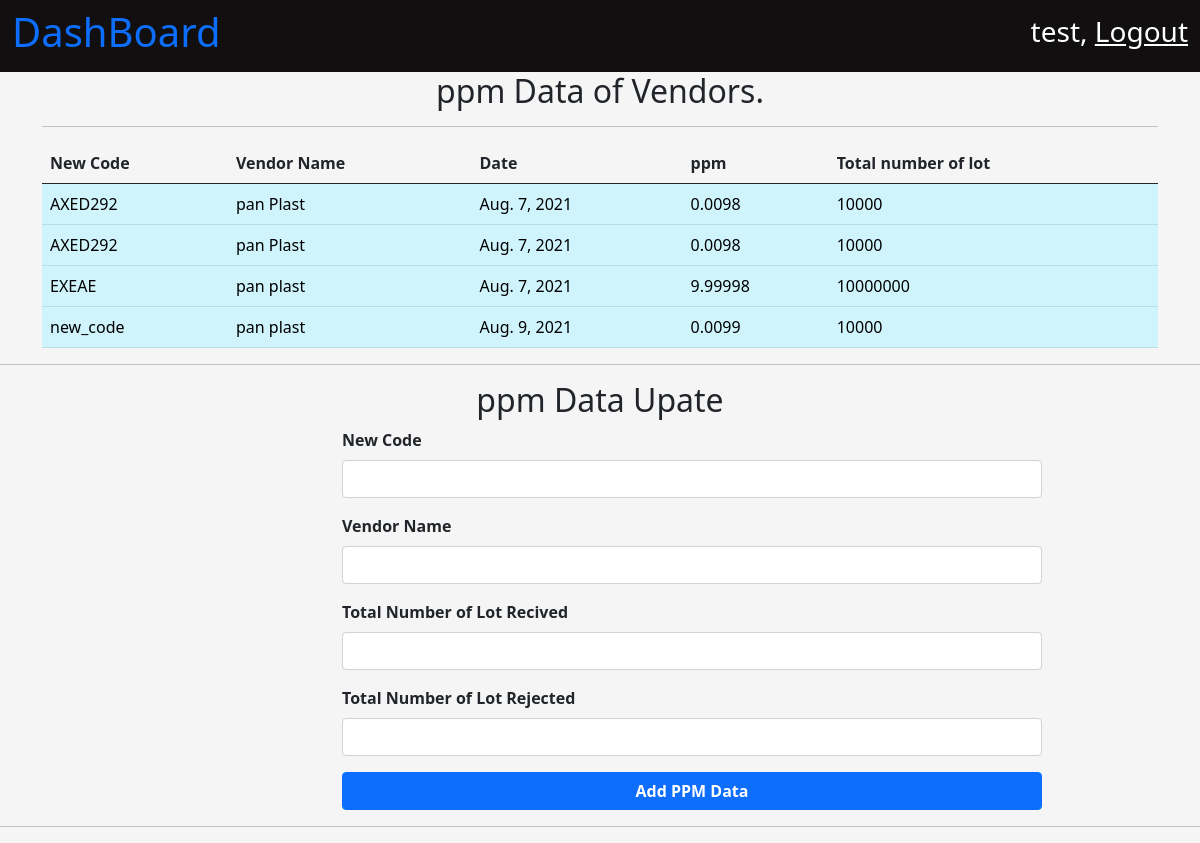
The app's page /quality/ppm (signed in) with its own data.
### MouldQuality/models.py (models this page shows, shortened)
class PPMData(models.Model):
    new_code =  models.CharField(max_length=100)
    vendor_name = models.CharField(max_length=200)
    ppm_data_added = models.DateField(auto_now_add=True)
    total_number_of_lot = models.IntegerField()
    total_number_of_lot_rejected = models.IntegerField()
    def ppm(self):
        number_of_lot_accepted = self.total_number_of_lot - self.total_number_of_lot_rejected
        return number_of_lot_accepted / (10 ** 6)

### MouldQuality/views.py (the view, shortened to what this page needs)
# urls.py: path('ppm', views.ppmDataView, name = "ppmData"),
@login_required
def ppmDataView(request):
    context = {}
    ppm_data = PPMData.objects.all()
    context['ppm_data'] = ppm_data
    if len(ppm_data) == 0:
        context['NO_DATA'] = True
    else:
        context['NO_DATA'] = False
    for ppm in ppm_data:
        print(ppm.ppm_data_added)
    return render(request, 'quality/ppmData.html', context)

### MouldQuality/templates/quality/ppmData.html (shortened to what this page needs)
{% extends 'base.html' %}
{% load static %}
{% block title %}
    <link
        rel="stylesheet"
        href="{% static 'css/dashboard.css' %}" >
{% endblock %}
{% block body_content %}
    <nav
        class="navbar navbar-light dashboard_nav">
        <div class="container-fluid dashboard_nav">
            <p class="h1 dashboard_title">
                <a href="{% url 'homePage' %}" style="text-decoration:None;">
                  DashBoard
                </a>
            </p>
            <div class="user_data">
                <p class="h3">
                    {{ request.user.first_name }},
                    <a href="{% url 'userLogout' %}">
                        Logout
                    </a>
                </p>
            </div>
        </div>
    </nav>
    <div class="container">
        <p class="h2" style="text-align : center">
            ppm Data of Vendors.
        </p>
        <hr />
        {% if NO_DATA %}
            <p class="h3">
                No, Data To Show
            </p>
        {% else %}
            <table class="table">
                <thead>
                    <th class="col">
                        New Code
                    </th>
                    <th class="col">
                        Vendor Name
                    </th>
                    <th class="col">
                        Date
                    </th>
                    <th class="col">
                        ppm
                    </th>
                     <th class="col">
                        Total number of lot
                    </th>
                </thead>
                <tbody>
                    {% for data in ppm_data %}
                        <tr clas="table-info">
                            <td class="table-info">
                                {{ data.new_code }}
                            </td>
                            <td class="table-info">
                                {{ data.vendor_name }}
                            </td>
                            <td class="table-info">
                                {{ data.ppm_data_added }}
                            </td>
                            <td class="table-info">
                                {{ data.ppm }}
                            </td>
                            <td class="table-info">
                                {{ data.total_number_of_lot }}
                            </td>
                        </tr>
                    {% endfor %}
                </tbody>
            </table>
        {% endif %}
    </div>
    <hr />
    <div class="container">
        <p class="h2" style="text-align : center;">
            ppm Data Upate
        </p>
        <form action="{% url 'ppmData' %}" method = "POST" autocomplete="off" style="margin-left : 300px;width : 700px;">
            <div
                class="mb-3">
                <label
                    for="exampleInputEmail1"
                    class="form-label">
                    <b>
                    New Code
                    </b>
                </label>
                <input
                type="text"
                name = "newCode"
                class="form-control"
                id="newCode"
                required >
            </div>
            <div
                class="mb-3">
                <label
                    for="exampleInputEmail1"
                    class="form-label">
                    <b>
                    Vendor Name
                    </b>
                </label>
                <input
                type="text"
                name = "vendorName"
                class="form-control"
                id="vendorName"
                required >
            </div>
            <div
                class="mb-3">
                <label
                    for="exampleInputEmail1"
                    class="form-label">
                    <b>
                    Total Number of Lot Recived
                    </b>
                </label>
                <input
                type="number"
                name = "totalLot"
                class="form-control"
                id="totalLot"
                required >
            </div>
            <div
                class="mb-3">
                <label
                    for="exampleInputEmail1"
                    class="form-label">
                    <b>
                    Total Number of Lot Rejected
                    </b>
                </label>
                <input
                type="number"
                name = "rejectedLot"
                class="form-control"
                id="rejectedLot"
                required >
            </div>
            <div
            class="mb-3">
            <button type="submit" class="btn btn-primary" style="width :700px;"><b>Add PPM Data</b></button>
        </div>
        </form>
    </div>
    <hr />
{% endblock %}

### user_panel/static/css/dashboard.css (style rules this page uses)
body { background-color: whitesmoke; }
nav.dashboard_nav { background-color: rgb(17, 15, 15); }
nav.dashboard_nav div.dashboard_nav { color : white; }
nav.dashboard_nav div.user_data p a { color: white; }

### records on screen
PPMData: new_code "AXED292", vendor_name "pan Plast", ppm_data_added "Aug. 7, 2021", ppm "0.0098", total_number_of_lot "10000"
PPMData: new_code "AXED292", vendor_name "pan Plast", ppm_data_added "Aug. 7, 2021", ppm "0.0098", total_number_of_lot "10000"
PPMData: new_code "EXEAE", vendor_name "pan plast", ppm_data_added "Aug. 7, 2021", ppm "9.99998", total_number_of_lot "10000000"
PPMData: new_code "new_code", vendor_name "pan plast", ppm_data_added "Aug. 9, 2021", ppm "0.0099", total_number_of_lot "10000"

### other values on screen
{{ request.user.first_name }} "test"
